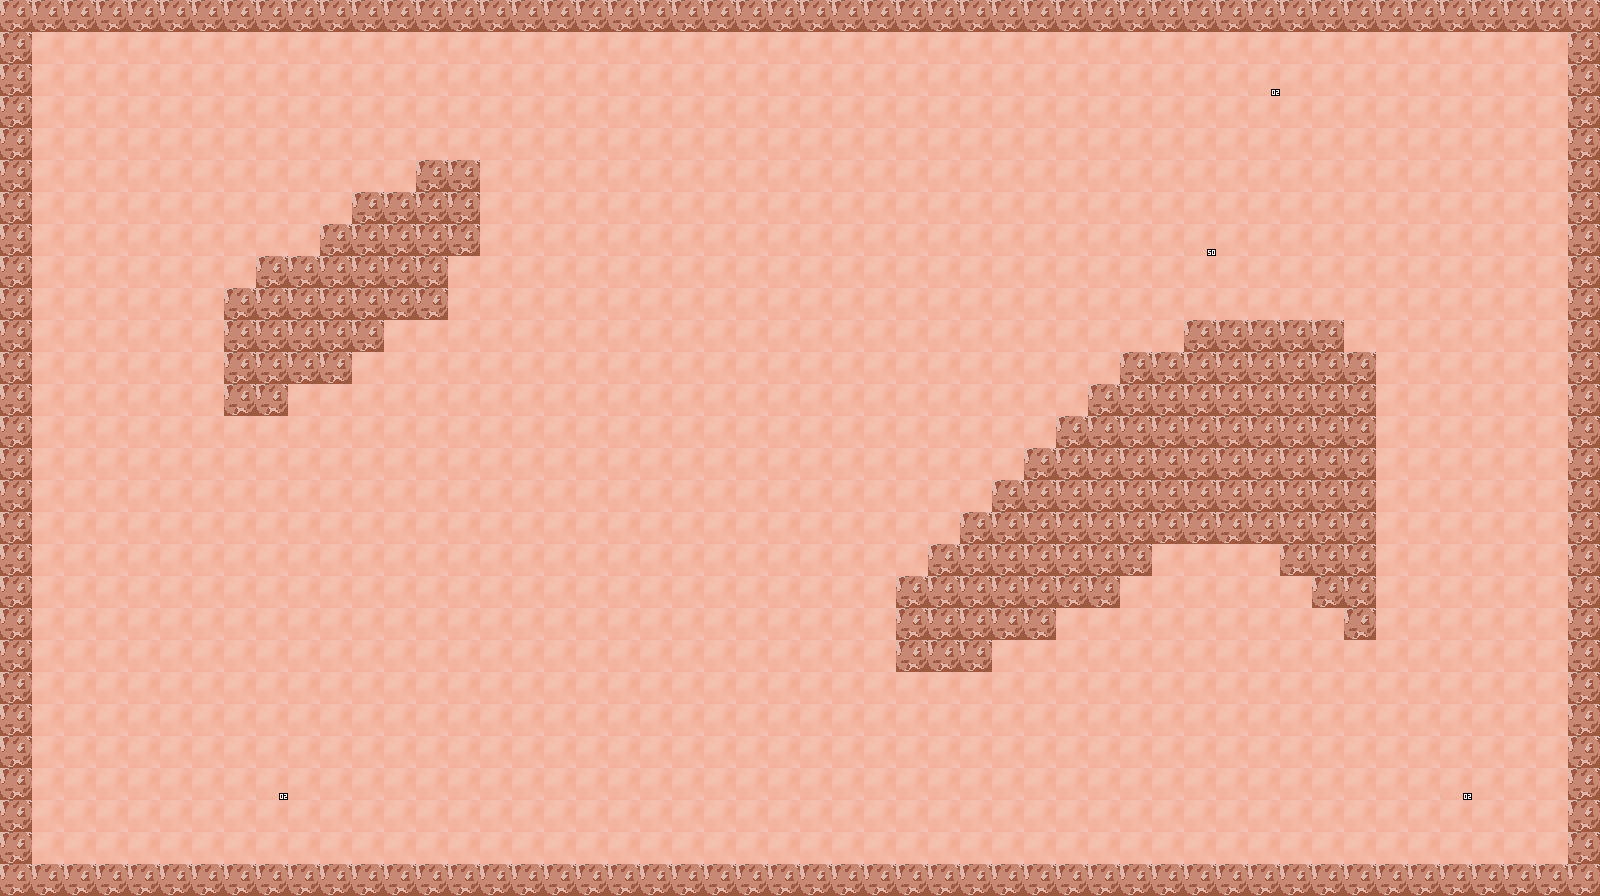

The image is a tile-based game level rendered from a .tmx file. Its description and complete source (layers, tilesets, objects, tile grids) follow:
An orthogonal 50x28 tile map with 32x32 px tiles, 2 tile layers (terrain, object), 2 tilesets.

<map version="1.2" tiledversion="1.3.4" orientation="orthogonal" renderorder="right-down" width="50" height="28" tilewidth="32" tileheight="32" infinite="0" nextlayerid="3" nextobjectid="1">
 <tileset firstgid="1" source="terrain.tsx" />
 <tileset firstgid="129" source="object.tsx" />
 <layer id="1" name="terrain" width="50" height="28">
  <data encoding="csv">
2,2,2,2,2,2,2,2,2,2,2,2,2,2,2,2,2,2,2,2,2,2,2,2,2,2,2,2,2,2,2,2,2,2,2,2,2,2,2,2,2,2,2,2,2,2,2,2,2,2,
2,1,1,1,1,1,1,1,1,1,1,1,1,1,1,1,1,1,1,1,1,1,1,1,1,1,1,1,1,1,1,1,1,1,1,1,1,1,1,1,1,1,1,1,1,1,1,1,1,2,
2,1,1,1,1,1,1,1,1,1,1,1,1,1,1,1,1,1,1,1,1,1,1,1,1,1,1,1,1,1,1,1,1,1,1,1,1,1,1,1,1,1,1,1,1,1,1,1,1,2,
2,1,1,1,1,1,1,1,1,1,1,1,1,1,1,1,1,1,1,1,1,1,1,1,1,1,1,1,1,1,1,1,1,1,1,1,1,1,1,1,1,1,1,1,1,1,1,1,1,2,
2,1,1,1,1,1,1,1,1,1,1,1,1,1,1,1,1,1,1,1,1,1,1,1,1,1,1,1,1,1,1,1,1,1,1,1,1,1,1,1,1,1,1,1,1,1,1,1,1,2,
2,1,1,1,1,1,1,1,1,1,1,1,1,2,2,1,1,1,1,1,1,1,1,1,1,1,1,1,1,1,1,1,1,1,1,1,1,1,1,1,1,1,1,1,1,1,1,1,1,2,
2,1,1,1,1,1,1,1,1,1,1,2,2,2,2,1,1,1,1,1,1,1,1,1,1,1,1,1,1,1,1,1,1,1,1,1,1,1,1,1,1,1,1,1,1,1,1,1,1,2,
2,1,1,1,1,1,1,1,1,1,2,2,2,2,2,1,1,1,1,1,1,1,1,1,1,1,1,1,1,1,1,1,1,1,1,1,1,1,1,1,1,1,1,1,1,1,1,1,1,2,
2,1,1,1,1,1,1,1,2,2,2,2,2,2,1,1,1,1,1,1,1,1,1,1,1,1,1,1,1,1,1,1,1,1,1,1,1,1,1,1,1,1,1,1,1,1,1,1,1,2,
2,1,1,1,1,1,1,2,2,2,2,2,2,2,1,1,1,1,1,1,1,1,1,1,1,1,1,1,1,1,1,1,1,1,1,1,1,1,1,1,1,1,1,1,1,1,1,1,1,2,
2,1,1,1,1,1,1,2,2,2,2,2,1,1,1,1,1,1,1,1,1,1,1,1,1,1,1,1,1,1,1,1,1,1,1,1,1,2,2,2,2,2,1,1,1,1,1,1,1,2,
2,1,1,1,1,1,1,2,2,2,2,1,1,1,1,1,1,1,1,1,1,1,1,1,1,1,1,1,1,1,1,1,1,1,1,2,2,2,2,2,2,2,2,1,1,1,1,1,1,2,
2,1,1,1,1,1,1,2,2,1,1,1,1,1,1,1,1,1,1,1,1,1,1,1,1,1,1,1,1,1,1,1,1,1,2,2,2,2,2,2,2,2,2,1,1,1,1,1,1,2,
2,1,1,1,1,1,1,1,1,1,1,1,1,1,1,1,1,1,1,1,1,1,1,1,1,1,1,1,1,1,1,1,1,2,2,2,2,2,2,2,2,2,2,1,1,1,1,1,1,2,
2,1,1,1,1,1,1,1,1,1,1,1,1,1,1,1,1,1,1,1,1,1,1,1,1,1,1,1,1,1,1,1,2,2,2,2,2,2,2,2,2,2,2,1,1,1,1,1,1,2,
2,1,1,1,1,1,1,1,1,1,1,1,1,1,1,1,1,1,1,1,1,1,1,1,1,1,1,1,1,1,1,2,2,2,2,2,2,2,2,2,2,2,2,1,1,1,1,1,1,2,
2,1,1,1,1,1,1,1,1,1,1,1,1,1,1,1,1,1,1,1,1,1,1,1,1,1,1,1,1,1,2,2,2,2,2,2,2,2,2,2,2,2,2,1,1,1,1,1,1,2,
2,1,1,1,1,1,1,1,1,1,1,1,1,1,1,1,1,1,1,1,1,1,1,1,1,1,1,1,1,2,2,2,2,2,2,2,1,1,1,1,2,2,2,1,1,1,1,1,1,2,
2,1,1,1,1,1,1,1,1,1,1,1,1,1,1,1,1,1,1,1,1,1,1,1,1,1,1,1,2,2,2,2,2,2,2,1,1,1,1,1,1,2,2,1,1,1,1,1,1,2,
2,1,1,1,1,1,1,1,1,1,1,1,1,1,1,1,1,1,1,1,1,1,1,1,1,1,1,1,2,2,2,2,2,1,1,1,1,1,1,1,1,1,2,1,1,1,1,1,1,2,
2,1,1,1,1,1,1,1,1,1,1,1,1,1,1,1,1,1,1,1,1,1,1,1,1,1,1,1,2,2,2,1,1,1,1,1,1,1,1,1,1,1,1,1,1,1,1,1,1,2,
2,1,1,1,1,1,1,1,1,1,1,1,1,1,1,1,1,1,1,1,1,1,1,1,1,1,1,1,1,1,1,1,1,1,1,1,1,1,1,1,1,1,1,1,1,1,1,1,1,2,
2,1,1,1,1,1,1,1,1,1,1,1,1,1,1,1,1,1,1,1,1,1,1,1,1,1,1,1,1,1,1,1,1,1,1,1,1,1,1,1,1,1,1,1,1,1,1,1,1,2,
2,1,1,1,1,1,1,1,1,1,1,1,1,1,1,1,1,1,1,1,1,1,1,1,1,1,1,1,1,1,1,1,1,1,1,1,1,1,1,1,1,1,1,1,1,1,1,1,1,2,
2,1,1,1,1,1,1,1,1,1,1,1,1,1,1,1,1,1,1,1,1,1,1,1,1,1,1,1,1,1,1,1,1,1,1,1,1,1,1,1,1,1,1,1,1,1,1,1,1,2,
2,1,1,1,1,1,1,1,1,1,1,1,1,1,1,1,1,1,1,1,1,1,1,1,1,1,1,1,1,1,1,1,1,1,1,1,1,1,1,1,1,1,1,1,1,1,1,1,1,2,
2,1,1,1,1,1,1,1,1,1,1,1,1,1,1,1,1,1,1,1,1,1,1,1,1,1,1,1,1,1,1,1,1,1,1,1,1,1,1,1,1,1,1,1,1,1,1,1,1,2,
2,2,2,2,2,2,2,2,2,2,2,2,2,2,2,2,2,2,2,2,2,2,2,2,2,2,2,2,2,2,2,2,2,2,2,2,2,2,2,2,2,2,2,2,2,2,2,2,2,2
</data>
 </layer>
 <layer id="2" name="object" width="50" height="28">
  <data encoding="csv">
0,0,0,0,0,0,0,0,0,0,0,0,0,0,0,0,0,0,0,0,0,0,0,0,0,0,0,0,0,0,0,0,0,0,0,0,0,0,0,0,0,0,0,0,0,0,0,0,0,0,
0,0,0,0,0,0,0,0,0,0,0,0,0,0,0,0,0,0,0,0,0,0,0,0,0,0,0,0,0,0,0,0,0,0,0,0,0,0,0,0,0,0,0,0,0,0,0,0,0,0,
0,0,0,0,0,0,0,0,0,0,0,0,0,0,0,0,0,0,0,0,0,0,0,0,0,0,0,0,0,0,0,0,0,0,0,0,0,0,0,131,0,0,0,0,0,0,0,0,0,0,
0,0,0,0,0,0,0,0,0,0,0,0,0,0,0,0,0,0,0,0,0,0,0,0,0,0,0,0,0,0,0,0,0,0,0,0,0,0,0,0,0,0,0,0,0,0,0,0,0,0,
0,0,0,0,0,0,0,0,0,0,0,0,0,0,0,0,0,0,0,0,0,0,0,0,0,0,0,0,0,0,0,0,0,0,0,0,0,0,0,0,0,0,0,0,0,0,0,0,0,0,
0,0,0,0,0,0,0,0,0,0,0,0,0,0,0,0,0,0,0,0,0,0,0,0,0,0,0,0,0,0,0,0,0,0,0,0,0,0,0,0,0,0,0,0,0,0,0,0,0,0,
0,0,0,0,0,0,0,0,0,0,0,0,0,0,0,0,0,0,0,0,0,0,0,0,0,0,0,0,0,0,0,0,0,0,0,0,0,0,0,0,0,0,0,0,0,0,0,0,0,0,
0,0,0,0,0,0,0,0,0,0,0,0,0,0,0,0,0,0,0,0,0,0,0,0,0,0,0,0,0,0,0,0,0,0,0,0,0,179,0,0,0,0,0,0,0,0,0,0,0,0,
0,0,0,0,0,0,0,0,0,0,0,0,0,0,0,0,0,0,0,0,0,0,0,0,0,0,0,0,0,0,0,0,0,0,0,0,0,0,0,0,0,0,0,0,0,0,0,0,0,0,
0,0,0,0,0,0,0,0,0,0,0,0,0,0,0,0,0,0,0,0,0,0,0,0,0,0,0,0,0,0,0,0,0,0,0,0,0,0,0,0,0,0,0,0,0,0,0,0,0,0,
0,0,0,0,0,0,0,0,0,0,0,0,0,0,0,0,0,0,0,0,0,0,0,0,0,0,0,0,0,0,0,0,0,0,0,0,0,0,0,0,0,0,0,0,0,0,0,0,0,0,
0,0,0,0,0,0,0,0,0,0,0,0,0,0,0,0,0,0,0,0,0,0,0,0,0,0,0,0,0,0,0,0,0,0,0,0,0,0,0,0,0,0,0,0,0,0,0,0,0,0,
0,0,0,0,0,0,0,0,0,0,0,0,0,0,0,0,0,0,0,0,0,0,0,0,0,0,0,0,0,0,0,0,0,0,0,0,0,0,0,0,0,0,0,0,0,0,0,0,0,0,
0,0,0,0,0,0,0,0,0,0,0,0,0,0,0,0,0,0,0,0,0,0,0,0,0,0,0,0,0,0,0,0,0,0,0,0,0,0,0,0,0,0,0,0,0,0,0,0,0,0,
0,0,0,0,0,0,0,0,0,0,0,0,0,0,0,0,0,0,0,0,0,0,0,0,0,0,0,0,0,0,0,0,0,0,0,0,0,0,0,0,0,0,0,0,0,0,0,0,0,0,
0,0,0,0,0,0,0,0,0,0,0,0,0,0,0,0,0,0,0,0,0,0,0,0,0,0,0,0,0,0,0,0,0,0,0,0,0,0,0,0,0,0,0,0,0,0,0,0,0,0,
0,0,0,0,0,0,0,0,0,0,0,0,0,0,0,0,0,0,0,0,0,0,0,0,0,0,0,0,0,0,0,0,0,0,0,0,0,0,0,0,0,0,0,0,0,0,0,0,0,0,
0,0,0,0,0,0,0,0,0,0,0,0,0,0,0,0,0,0,0,0,0,0,0,0,0,0,0,0,0,0,0,0,0,0,0,0,0,0,0,0,0,0,0,0,0,0,0,0,0,0,
0,0,0,0,0,0,0,0,0,0,0,0,0,0,0,0,0,0,0,0,0,0,0,0,0,0,0,0,0,0,0,0,0,0,0,0,0,0,0,0,0,0,0,0,0,0,0,0,0,0,
0,0,0,0,0,0,0,0,0,0,0,0,0,0,0,0,0,0,0,0,0,0,0,0,0,0,0,0,0,0,0,0,0,0,0,0,0,0,0,0,0,0,0,0,0,0,0,0,0,0,
0,0,0,0,0,0,0,0,0,0,0,0,0,0,0,0,0,0,0,0,0,0,0,0,0,0,0,0,0,0,0,0,0,0,0,0,0,0,0,0,0,0,0,0,0,0,0,0,0,0,
0,0,0,0,0,0,0,0,0,0,0,0,0,0,0,0,0,0,0,0,0,0,0,0,0,0,0,0,0,0,0,0,0,0,0,0,0,0,0,0,0,0,0,0,0,0,0,0,0,0,
0,0,0,0,0,0,0,0,0,0,0,0,0,0,0,0,0,0,0,0,0,0,0,0,0,0,0,0,0,0,0,0,0,0,0,0,0,0,0,0,0,0,0,0,0,0,0,0,0,0,
0,0,0,0,0,0,0,0,0,0,0,0,0,0,0,0,0,0,0,0,0,0,0,0,0,0,0,0,0,0,0,0,0,0,0,0,0,0,0,0,0,0,0,0,0,0,0,0,0,0,
0,0,0,0,0,0,0,0,131,0,0,0,0,0,0,0,0,0,0,0,0,0,0,0,0,0,0,0,0,0,0,0,0,0,0,0,0,0,0,0,0,0,0,0,0,131,0,0,0,0,
0,0,0,0,0,0,0,0,0,0,0,0,0,0,0,0,0,0,0,0,0,0,0,0,0,0,0,0,0,0,0,0,0,0,0,0,0,0,0,0,0,0,0,0,0,0,0,0,0,0,
0,0,0,0,0,0,0,0,0,0,0,0,0,0,0,0,0,0,0,0,0,0,0,0,0,0,0,0,0,0,0,0,0,0,0,0,0,0,0,0,0,0,0,0,0,0,0,0,0,0,
0,0,0,0,0,0,0,0,0,0,0,0,0,0,0,0,0,0,0,0,0,0,0,0,0,0,0,0,0,0,0,0,0,0,0,0,0,0,0,0,0,0,0,0,0,0,0,0,0,0
</data>
 </layer>
</map>
